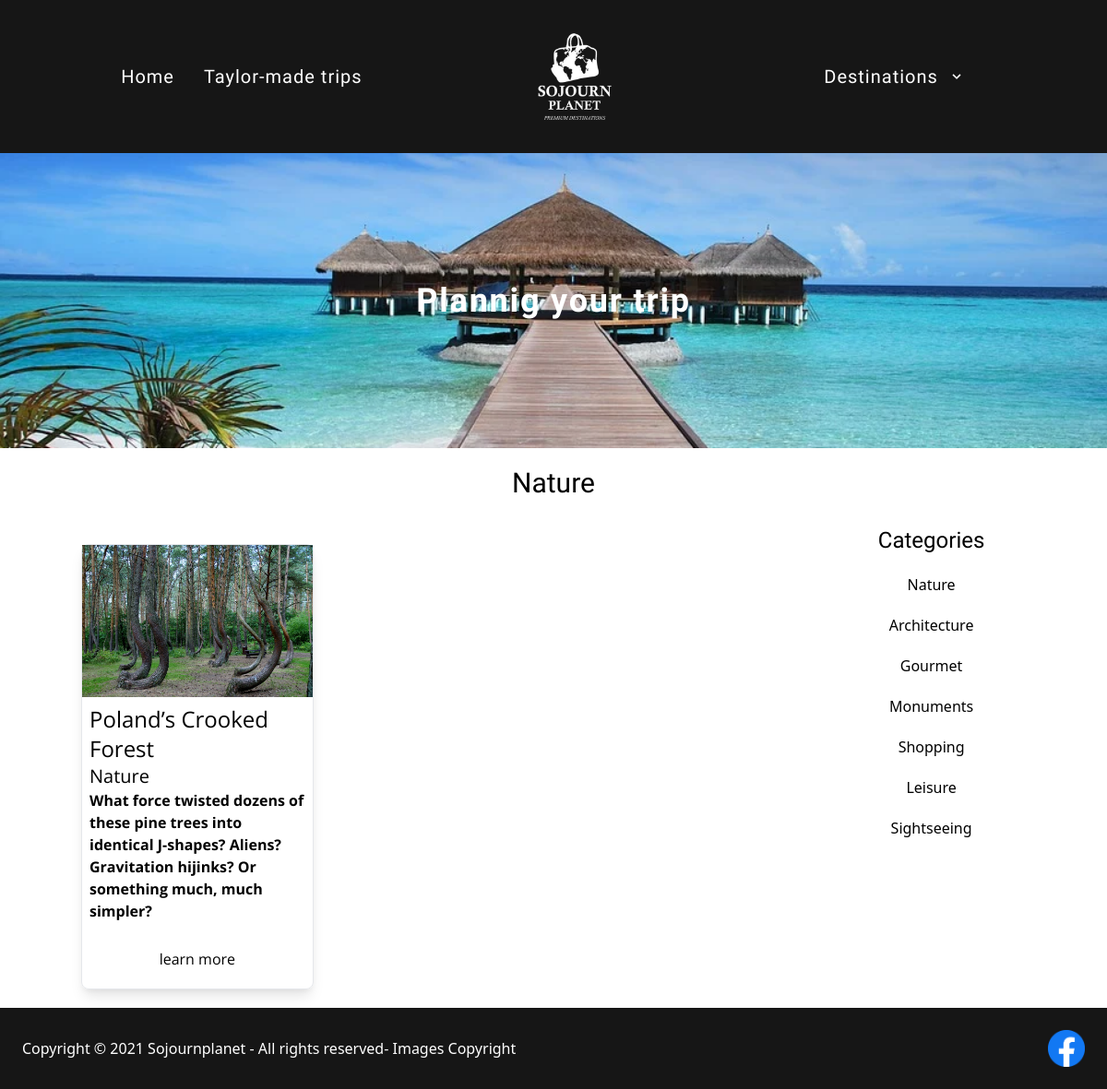
Page /Category.php?id=1 on the committed database.
### tables this page shows
CREATE TABLE `categories` (
  `id` int(11) NOT NULL,
  `name` varchar(255) NOT NULL
);

CREATE TABLE `posts` (
  `id` int(11) NOT NULL,
  `title` varchar(255) NOT NULL,
  `extract` text NOT NULL,
  `body` text NOT NULL,
  `image` varchar(255) NOT NULL,
  `destination_id` int(11) NOT NULL,
  `country_id` int(11) NOT NULL,
  `category_id` int(11) NOT NULL,
  `region_id` int(11) DEFAULT NULL,
  `date` date NOT NULL
);

### config/db.php (called while the page is built)
<?php
	class Connect
	{
		public static function connection(){
			$cnx = new mysqli('localhost', 'root', '', 'travel');
			$cnx->set_charset("utf8");
			return $cnx;
		}
	}
?>

### models/Category.php (called while the page is built, shortened)
<?php
class Category extends Connect{
    private $db;
    private $categories;
    public function __construct(){
		$this->db = Connect::connection();
		$this->categories = array();
	}
    public function get_categories(){
		$query = $this->db->query("SELECT * FROM categories");
		while ($rows = $query->fetch_assoc()){
			$this->categories[] = $rows;
		}
		return $this->categories;
	}
    public function get_category($id) {
		$sql="SELECT * FROM categories WHERE id=".$id;
		$query = $this->db->query($sql);
		$row = $query->fetch_assoc();
		return $row;
    }
}

### models/Post.php (called while the page is built, shortened)
<?php
class Post extends Connect{
    private $db;
    private $posts;
    public function __construct(){
		$this->db = Connect::connection();
		$this->posts = array();
	}
	public function get_category_posts($category_id){
		$query = $this->db->query("SELECT posts.id id,posts.title title,posts.extract extract,posts.image image,countries.name country,destinations.name name,categories.id cat_id,categories.name category FROM posts,destinations,countries,categories WHERE posts.destination_id = countries.destination_id AND destinations.id = posts.destination_id AND destinations.id = countries.destination_id AND countries.id = posts.country_id AND posts.category_id = categories.id AND posts.category_id=$category_id ");
		while ($rows = $query->fetch_assoc()){
			$this->posts[] = $rows;
		}
		return $this->posts;
	}
}

### Category.php (the view)
<?php include 'templates/header.php';?>
<div class="container w-3/4 mx-auto mt-5">
<?php
      require 'models/Category.php';
      $id = $_GET['id'];
      $category = new Category();
      $cat= $category->get_category($id);
    ?>
<h1 class="text-3xl text-center titulo"><?php echo $cat['name'];?></h1>
</div>
<div class="container flex flex-row mx-auto mt-2">
<div class="grid w-4/5 grid-cols-1 gap-8 mt-5 md:grid-cols-2 lg:grid-cols-3">
<?php
        require 'models/Post.php';
        $category_id = $_GET['id'];
        $posts = new Post();
        $pos=$posts->get_category_posts($category_id);
        foreach($pos as $po){?>
        <div class="mt-5 border rounded-lg shadow-lg outline-none respuesta">
            <img src="img/<?php echo $po['image'];?>" class="" alt="...">
            <div class="p-2">
              <h3 class="text-2xl"><?php echo $po['title'];?></h3>
              <p class="text-xl"><?php echo $po['category'];?></p>
              <p class="font-bold"><?php echo $po['extract'];?></p>
            </div>
            <div class="flex justify-center mb-5">
            <a href="Post.php?id=<?php echo $po['id'];?>" class="mt-5 text-center hover:text-gray-500">learn more</a>
            </div>
             </div>
       <?php }
        ?>
</div>
<div class="container flex flex-col items-center justify-start w-1/5 mx-auto mt-5">
<h1 class="mb-5 text-2xl text-center titulo">Categories</h1>
<?php
   $categoriess = new Category();
   $cats = $categoriess->get_categories();
   foreach($cats as $cat){?>
         <a class="mb-5" href="Category.php?id=<?php echo $cat['id'];?>"><?php echo $cat['name'];?></a>
 <?php  } ?>
</div>
</div>
<?php include 'templates/footer.php';?>

### css/style.css (style rules this page uses)
.titulo { font-family: 'Patua One', cursive; }
.respuesta { font-family: 'Open Sans', sans-serif; }

### rows in the picture
categories: name "Nature"
posts: image (picture), title "Poland’s Crooked Forest", category.name "Nature", extract "What force twisted dozens of these pine trees into identical J-shapes? Aliens? Gravitation hijinks? Or something much, much simpler?"
categories: name "Architecture"
categories: name "Gourmet"
categories: name "Monuments"
categories: name "Shopping"
categories: name "Leisure"
categories: name "Sightseeing"
